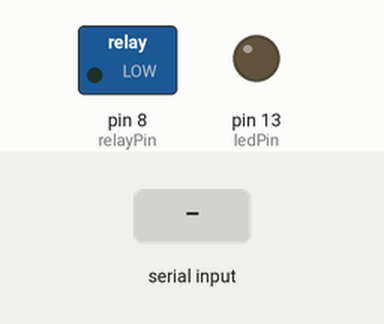
Simulated run of this sketch. Board: Arduino Uno, built with avr-gcc and run on an emulated ATmega328P. On the bench: switched loads named in the sketch (green lamp = pin HIGH), output pins drawn as LEDs (lit = HIGH). The inputs (shaded band) are chosen by the test bench.

Above: at 1.2 s.
1.3 s: "1" received over Serial
At 1.7 s:
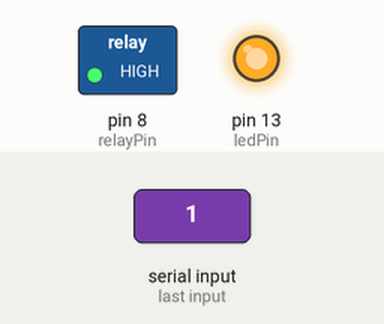
2.8 s: "0" received over Serial
At 4.0 s:
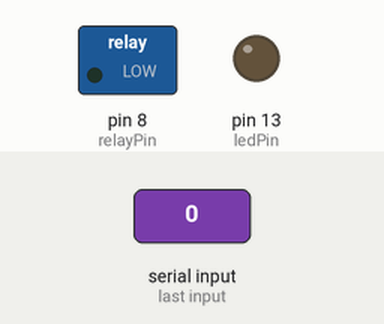
Timing chart, 0 to 5.8 s (numbered marks = the images above; inputs shaded):
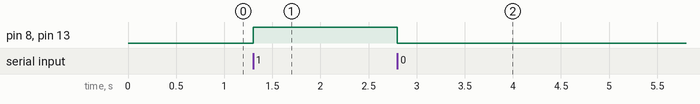

The sketch:

arduino.ino
```cpp
int relayPin = 8;  // Pin para controlar el relé
int ledPin = 13;    // Pin para el LED adicional

void setup() {
  pinMode(relayPin, OUTPUT);
  pinMode(ledPin, OUTPUT);
  Serial.begin(9600); // Inicia la comunicación serial a 9600 baudios
}

void loop() {
  if (Serial.available() > 0) { // Verifica si hay datos disponibles para leer desde el puerto serie
    char command = Serial.read(); // Lee el dato del puerto serie

    if (command == '1') {
      digitalWrite(relayPin, HIGH);
      digitalWrite(ledPin, HIGH);
    } else if (command == '0') {
      digitalWrite(relayPin, LOW);
      digitalWrite(ledPin, LOW);
    }
  }
}
```

Measured:
- after the input at 1.3 s, pin 8 (relayPin), pin 13 (ledPin): LOW → HIGH at once
- after the input at 2.8 s, pin 8 (relayPin), pin 13 (ledPin): HIGH → LOW at once
